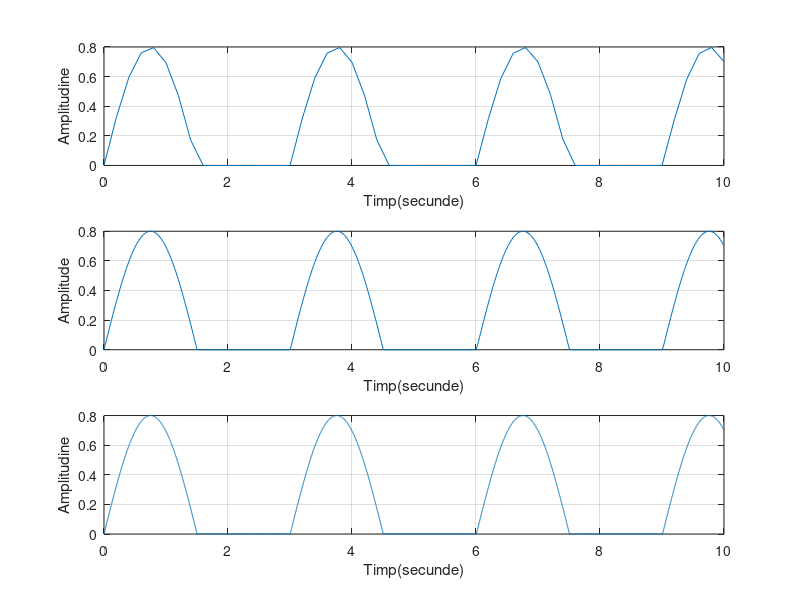

Write the MATLAB code that produced this figure.

t1=0:0.2:10;
s1=0.8*sin(2*pi*0.333*t1);
for i=1:1:length(s1);      
    if s1(i)<0;
        s1(i)=0;
    end
end
subplot(3,1,1)
plot(t1,s1),grid
xlabel('Timp(secunde)')
ylabel('Amplitudine')



t2=0:0.02:10;
s2=0.8*sin(2*pi*0.333*t2);
for i=1:1:length(s2);
    if s2(i)<0;
        s2(i)=0;
    end
end
subplot(3,1,2)
plot(t2,s2),grid
xlabel('Timp(secunde)')
ylabel('Amplitude')


t3=0:0.002:10;
s3=0.8*sin(2*pi*0.333*t3);
for i=1:1:length(s3);
    if s3(i)<0;
        s3(i)=0;
    end
end
subplot(3,1,3)
plot(t3,s3),grid
xlabel('Timp(secunde)')
ylabel('Amplitudine')
